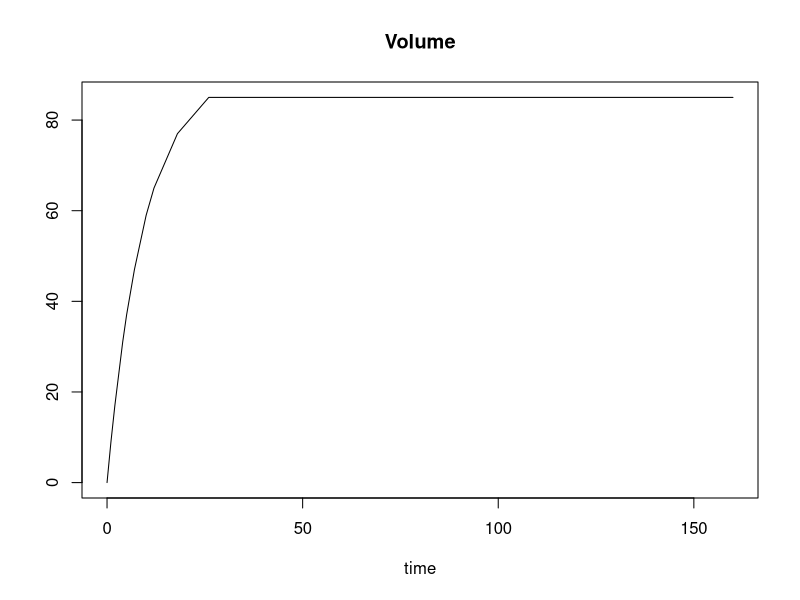

The R source for this figure:
## ---- chunk 1
library("deSolve")
## ---- chunk 2
parameters <- c(addVolume = 10, pV = 0.1)
## ---- chunk 3
# define model
volume <- function(t,y,parms){
  with(as.list(c(parms)),{
         dY <- addVolume - pV * (y+addVolume)
         return(list(c(round(dY, 0))))
       }
       )
}
## ---- chunk 4
state <- c(Volume = 0)

## ---- chunk 5
times <- seq(0, 160,  by = 1)
## ---- chunk 6
out  <- ode(times = times, y = state,   parms = parameters, func = volume, method = "euler")
## ---- chunk 7
tail(out)
##      time  Volume
## [1,]    0  0.0000
## [2,]    1  9.0000
## [3,]    2 17.1000
## [4,]    3 24.3900
## [5,]    4 30.9510
## [6,]    5 36.8559
plot(out)
